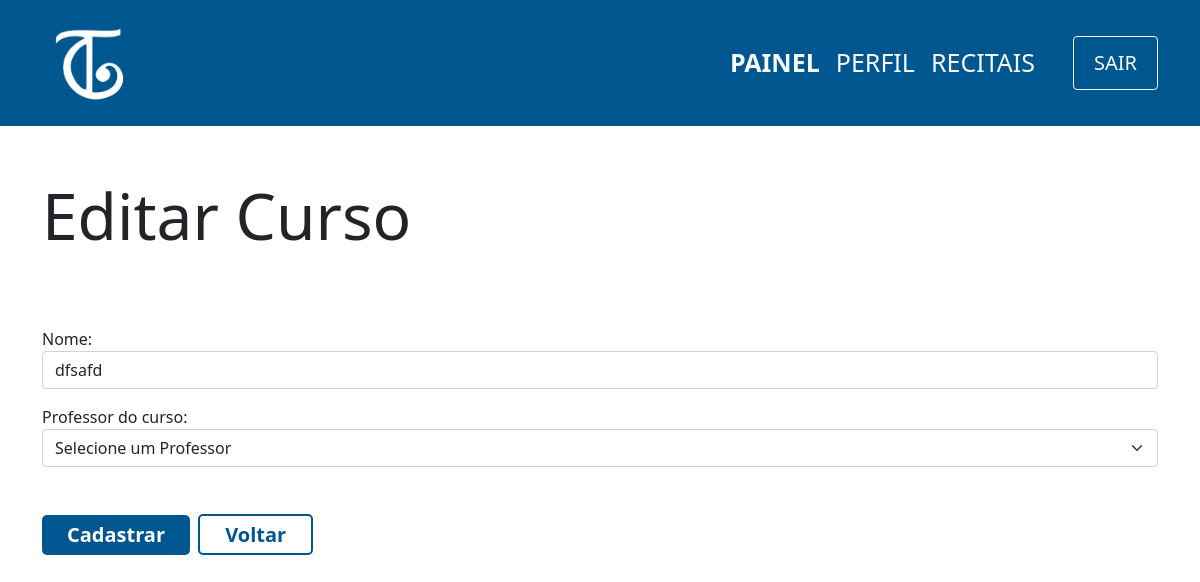
Before: /view/curso/edit.php?id=1 (signed in) with the older database file.
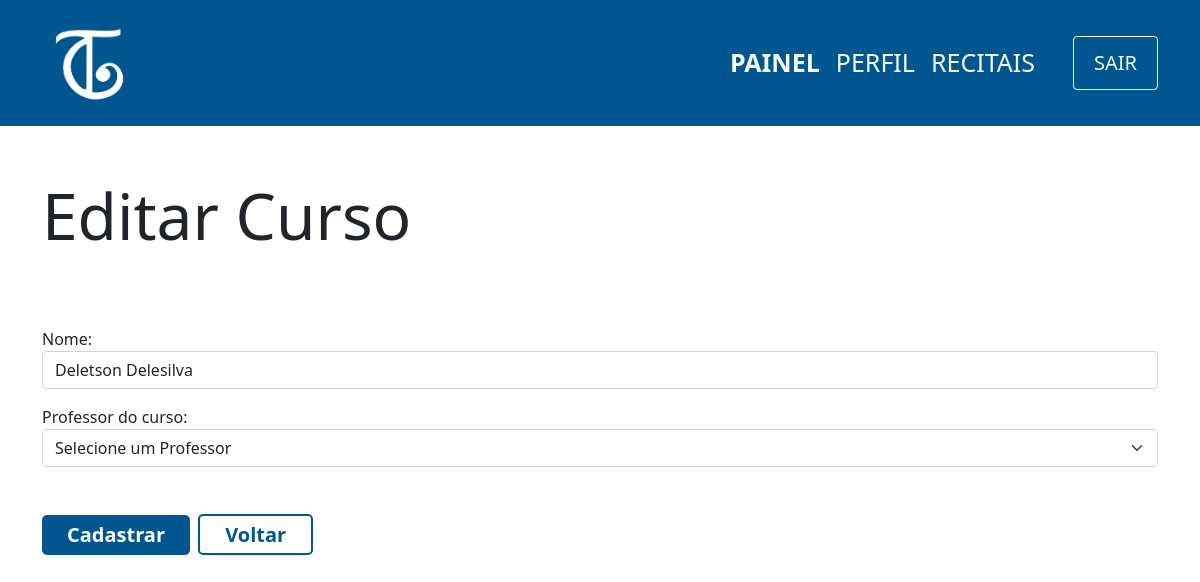
After: the same page with the newer database file.
### tables this page shows
CREATE TABLE curso(
                id INTEGER PRIMARY KEY,
                nome varchar(100) not null,
                id_professor integer not null,
                FOREIGN KEY (id_professor) references professor(id) ON DELETE CASCADE
            );

### controller/curso/edit.php (called while the page is built, shortened)
<?php
    require '../../db/connection.php';
    try {
        if(isset($_GET['id'])){
            $id = $_GET['id'];
            $sql1=$db->prepare('SELECT * FROM curso WHERE id=:id');
            $sql1->bindParam(':id',$id);
            $sql1->execute();
            $curso=$sql1->fetch();
        } else {
            header('Location:../../view/curso/index.php');
        }
    } catch (PDOException $e) {
        echo 'Erro ao executar comando no banco de dados: ' . $e->getMessage();
        exit();
    }
?>

### view/curso/edit.php (the view, shortened to what this page needs)
<?php
    include '../../layouts/navbar.php';
    include '../../controller/curso/edit.php';
?>
<div class="container">
    <div class="row mt-5">
        <h1 class="mt-1 display-3">Editar Curso</h1>
        <form class="mt-5" action="../../controller/curso/update.php" method="POST">
            <?php
                echo '
                <div class="form-group mt-3">
                    <label for="nome">Nome: </label>
                    <input type="text" class="form-control" id="nome" name="nome" value="'.$curso['nome'].'" required placeholder="Nome do curso">
                </div>
                <div class="form-group mt-3">
                    <label for="id_professor">Professor do curso: </label>
                    <select class="form-select" aria-label="Default select example" name="id_professor" id="id_professor" required>
                        <option value="" selected disabled>Selecione um Professor</option>
                        ';
                echo '
                    </select>
                </div>
                <input type="hidden" class="form-control" id="id" name="id" value="'.$curso['id'].'">
                <div class=" mt-5">
                    <button type="submit" class="btn-principal">Cadastrar</button>
                    <span class="btn-secundario mx-1">
                        <a href="index.php" style="text-decoration:none;color:#005790">Voltar</a>
                    </span>
                </div>
                ';
            ?>
        </form>
    </div>
</div>

Changed rows visible on the page:
changed curso: nome "dfsafd" → "Deletson Delesilva"
